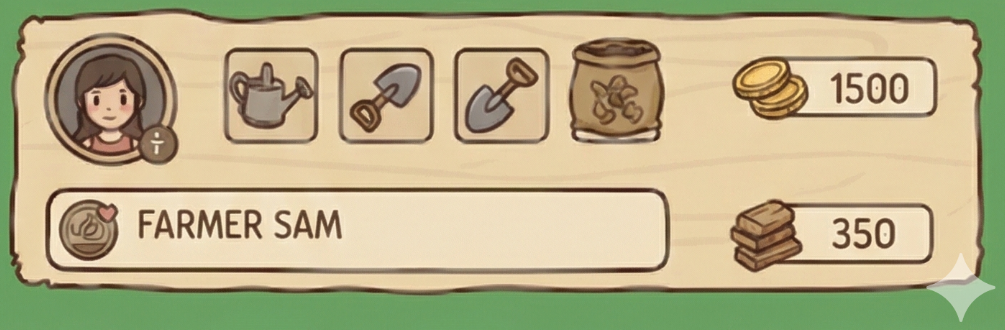
#> input picture godot-farm/assets/ui/ui_crops_named/panel_bottom_toolbar_full.png, 1005 x 330 px, found by its file name; its folder holds only this picture in this run
$ python process_ui_buttons.py
#> lines starting #> are read from the running program, lines starting #| are printed output that depends on the picture; after the words box and inside, x2 and y2 are one past the last pixel; in counts of white or black regions, pixels touching at a corner belong together
#> in process_image, img is the input picture: PIL image 1005x330 RGBA; mean R, G, B, A 184.9, 176.1, 136.9, 255
#|   Original size: (1005, 330)
#!/usr/bin/env python3
"""
Remove background colors from UI buttons and standardize them.
- Makes solid color backgrounds transparent
- Standardizes output size and format
- Preserves alpha channel for button content
"""
import os
import sys
from PIL import Image
import numpy as np

def remove_solid_background(img, tolerance=30, edge_sample_size=10):
    """
    Remove solid color background by detecting the most common color
    at the edges of the image.
    """
#> called with tolerance = 30, edge_sample_size = 10
    # Convert to RGBA if needed
    if img.mode != 'RGBA':
        img = img.convert('RGBA')

    data = np.array(img)

    # Sample colors from edges to detect background
    edges = []
    h, w = data.shape[:2]
#> h = 330; w = 1005

    # Top and bottom edges
    for x in range(0, w, max(1, w // edge_sample_size)):
        edges.append(data[0, x][:3])  # Top edge
        edges.append(data[h-1, x][:3])  # Bottom edge
#> after the loop, edges = 22 items, first 6: [105, 159, 97], [108, 159, 100], [109, 161, 99], [107, 161, 101], [105, 160, 97], [105, 159, 97]

    # Left and right edges
    for y in range(0, h, max(1, h // edge_sample_size)):
        edges.append(data[y, 0][:3])  # Left edge
        edges.append(data[y, w-1][:3])  # Right edge
#> after the loop, edges = 42 items, first 6: [105, 159, 97], [108, 159, 100], [109, 161, 99], [107, 161, 101], [105, 160, 97], [105, 159, 97]

    edges = np.array(edges)
#> edges = 42 rows, first 8: [105, 159, 97], [108, 159, 100], [109, 161, 99], [107, 161, 101], [105, 160, 97], [105, 159, 97], [109, 161, 99], [106, 162, 99]

    # Find most common color (mode) as background
    unique, counts = np.unique(edges, axis=0, return_counts=True)
#> unique = 30 rows, first 8: [103, 157, 95], [103, 158, 96], [103, 159, 96], [104, 158, 96], [104, 158, 98], [104, 159, 97], [104, 159, 101], [104, 160, 99]; counts = 30 values, max 7 at index 8, min 1 at index 0, mean 1.4
    bg_color = unique[np.argmax(counts)]
#> bg_color = [105, 159, 97]

    print(f"  Detected background color: RGB{tuple(bg_color)}")
#|   Detected background color: RGB(105, 159, 97)

    # Create mask: pixels within tolerance of bg_color become transparent
    rgb = data[:, :, :3]
    alpha = data[:, :, 3].copy()
#> alpha: shape (330, 1005); every value is 255

    # Calculate distance from background color
    diff = np.abs(rgb.astype(int) - bg_color.astype(int))
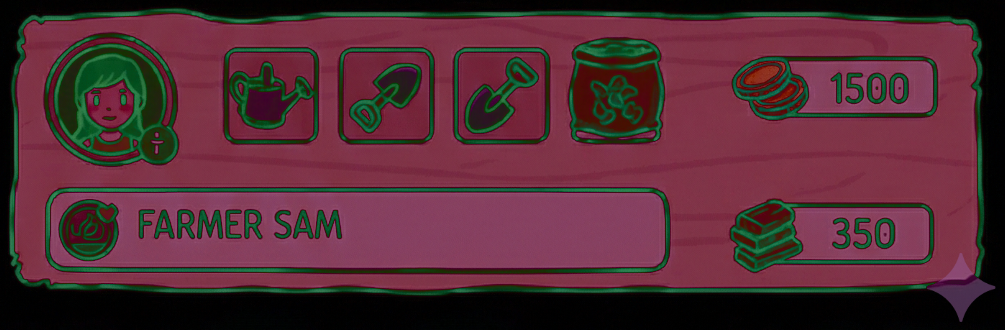
#> diff: shape (330, 1005, 3) int64; mean R, G, B 83.5, 44.8, 53.1
    dist = np.max(diff, axis=2)  # Max channel difference
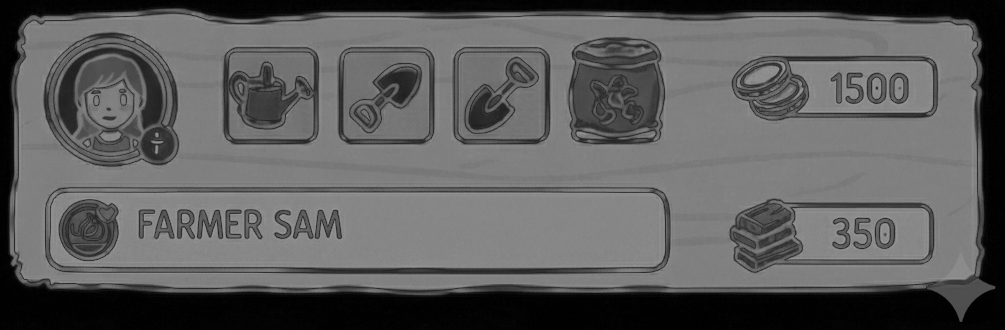
#> dist: shape (330, 1005) int64; min 0, max 150, mean 93.1

    # Make background transparent
    alpha[dist <= tolerance] = 0
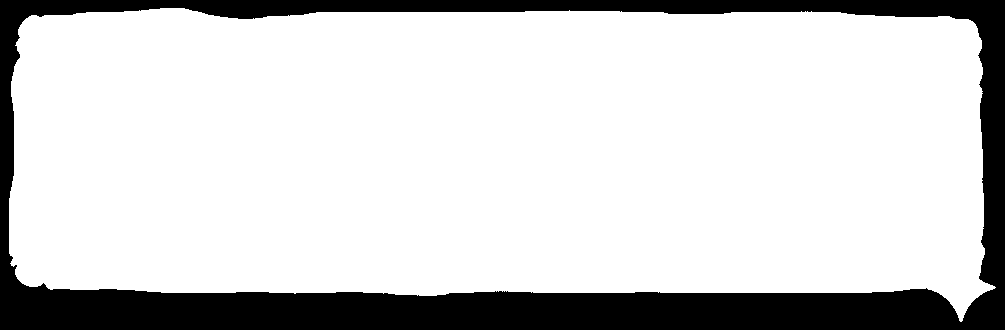
#> alpha: shape (330, 1005); 81.6% white; 1 black region, box (x1, y1, x2, y2) and area: (0, 0, 1005, 330) 60893
    data[:, :, 3] = alpha
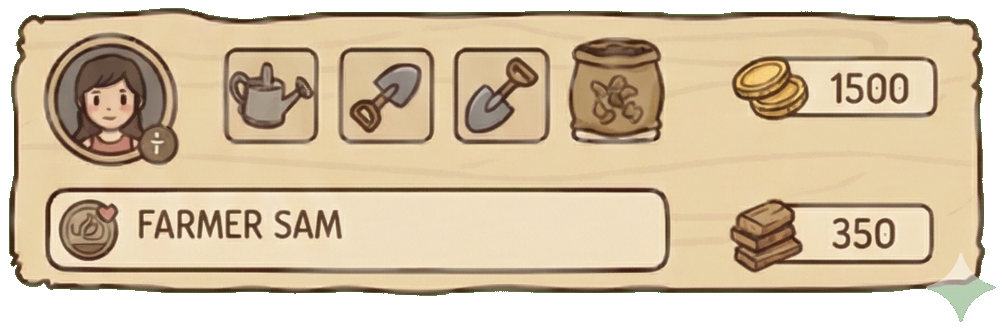
#> data: shape (330, 1005, 4); 18.36% of pixels changed, all inside (x1, y1, x2, y2) = (0, 0, 1005, 330); transparent parts drawn white

    return Image.fromarray(data)

def standardize_image(img, target_height=128, padding=10):
    """
    Standardize image: consistent height, add padding, center content.
    """
#> called with target_height = 128, padding = 10
    # Get bounding box of non-transparent content
    bbox = img.getbbox()
#> bbox = (9, 8, 996, 322)
    if bbox:
        # Crop to content
        content = img.crop(bbox)
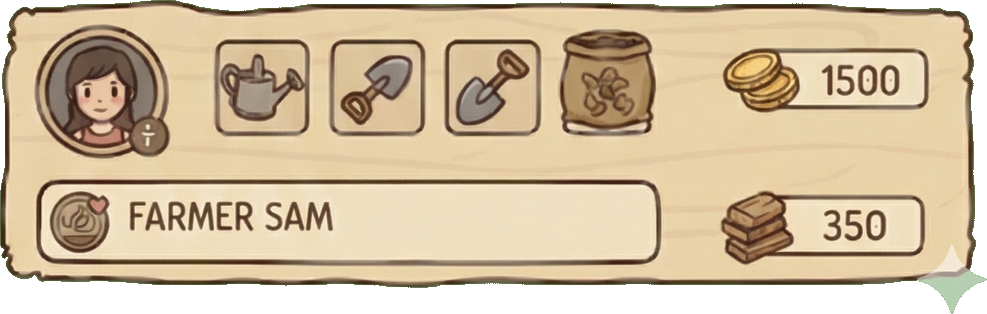
#> content: PIL image 987x314 RGBA; mean R, G, B, A 190.4, 177.2, 139.6, 222.8; transparent parts drawn white
    else:
        content = img

    # Calculate new width maintaining aspect ratio
    orig_w, orig_h = content.size
#> orig_w = 987; orig_h = 314
    if orig_h == 0:
        return img

    scale = target_height / orig_h
#> scale = 0.408
    new_w = int(orig_w * scale)
#> new_w = 402
    new_h = target_height

    # Resize content
    resized = content.resize((new_w, new_h), Image.LANCZOS)
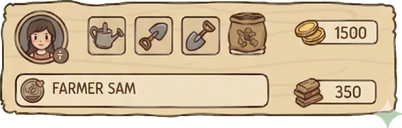
#> resized: PIL image 402x128 RGBA; mean R, G, B, A 179.6, 160.2, 129.4, 222.8; transparent parts drawn white

    # Create new image with padding
    final_w = new_w + (padding * 2)
#> final_w = 422
    final_h = new_h + (padding * 2)

    result = Image.new('RGBA', (final_w, final_h), (0, 0, 0, 0))
#> result: PIL image 422x148 RGBA; every value is 0

    # Paste centered
    paste_x = (final_w - new_w) // 2
#> paste_x = 10
    paste_y = (final_h - new_h) // 2
    result.paste(resized, (paste_x, paste_y), resized)
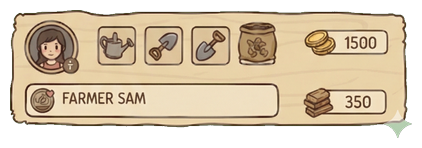
#> result: PIL image 422x148 RGBA; mean R, G, B, A 145.7, 129.6, 104.9, 182.7; transparent parts drawn white

    return result

def process_image(input_path, output_dir, tolerance=30, target_height=128):
    """Process a single image."""
    filename = os.path.basename(input_path)
    print(f"\nProcessing: {filename}")

    # Load image
    img = Image.open(input_path)
    print(f"  Original size: {img.size}")

    # Remove background
    img_no_bg = remove_solid_background(img, tolerance=tolerance)

    # Standardize
    img_std = standardize_image(img_no_bg, target_height=target_height)
    print(f"  Output size: {img_std.size}")
#|   Output size: (422, 148)

    # Save
    output_path = os.path.join(output_dir, filename)
    img_std.save(output_path, 'PNG')
    print(f"  Saved: {output_path}")

    return output_path

def main():
    input_dir = "/Users/jerry/.openclaw/workspace/godot-farm/assets/ui/ui_crops_named"
    output_dir = "/Users/jerry/.openclaw/workspace/godot-farm/assets/ui/ui_crops_named_processed"

    os.makedirs(output_dir, exist_ok=True)

    # Process all PNG files
    png_files = [f for f in os.listdir(input_dir) if f.endswith('.png') and not f.startswith('.')]

    print(f"Found {len(png_files)} PNG files to process")
    print(f"Output directory: {output_dir}")

    processed = []
    for filename in sorted(png_files):
        input_path = os.path.join(input_dir, filename)
        try:
            output_path = process_image(input_path, output_dir, tolerance=30, target_height=128)
            processed.append(filename)
        except Exception as e:
            print(f"  ERROR: {e}")

    print(f"\n✅ Processed {len(processed)} files")
    print(f"Output: {output_dir}/")

if __name__ == "__main__":
    main()
